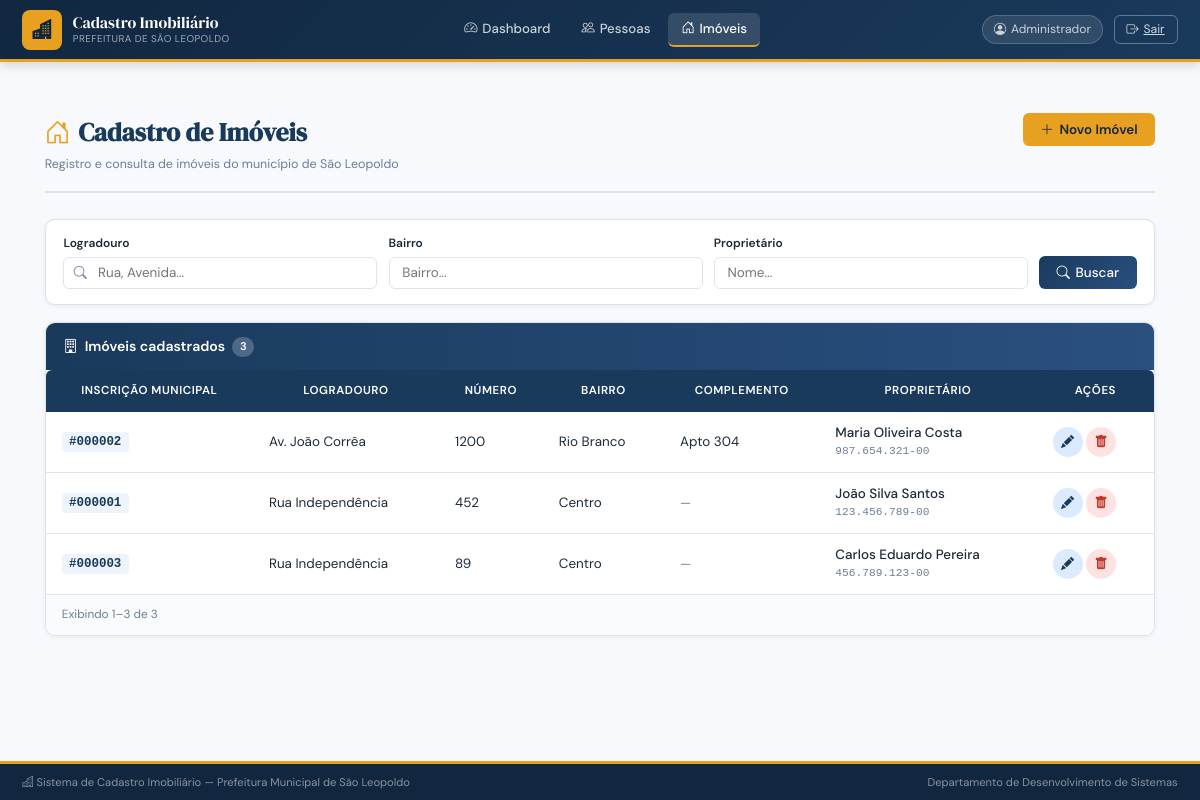
The page /imoveis.php (signed in) on the database its author committed.
### tables this page shows
CREATE TABLE IF NOT EXISTS imoveis (
  id           INT AUTO_INCREMENT PRIMARY KEY,
  logradouro   VARCHAR(200) NOT NULL,
  numero       VARCHAR(20)  NOT NULL,
  bairro       VARCHAR(100) NOT NULL,
  complemento  VARCHAR(100) NULL,
  pessoa_id    INT          NOT NULL,
  criado_em    TIMESTAMP DEFAULT CURRENT_TIMESTAMP,
  atualizado_em TIMESTAMP DEFAULT CURRENT_TIMESTAMP ON UPDATE CURRENT_TIMESTAMP,
  CONSTRAINT fk_imovel_pessoa
    FOREIGN KEY (pessoa_id) REFERENCES pessoas(id)
    ON DELETE RESTRICT ON UPDATE CASCADE
);

CREATE TABLE IF NOT EXISTS pessoas (
  id                INT AUTO_INCREMENT PRIMARY KEY,
  nome              VARCHAR(150) NOT NULL,
  data_nascimento   DATE         NOT NULL,
  cpf               VARCHAR(14)  NOT NULL UNIQUE,
  sexo              ENUM('M','F','O') NOT NULL,
  telefone          VARCHAR(20)  NULL,
  email             VARCHAR(150) NULL,
  criado_em         TIMESTAMP DEFAULT CURRENT_TIMESTAMP,
  atualizado_em     TIMESTAMP DEFAULT CURRENT_TIMESTAMP ON UPDATE CURRENT_TIMESTAMP
);

### imoveis.php (the view, shortened to what this page needs)
<?php
$pdo = getDB();
$qLogr  = trim($_GET['logradouro']   ?? '');
$qBairro= trim($_GET['bairro']       ?? '');
$qProp  = trim($_GET['proprietario'] ?? '');
$pagina = max(1, (int)($_GET['pagina'] ?? 1));
$limit  = 10;
$offset = ($pagina - 1) * $limit;
$conds = [];
$params = [];
$where = $conds ? 'WHERE ' . implode(' AND ', $conds) : '';
$total = $pdo->prepare("SELECT COUNT(*) FROM imoveis i JOIN pessoas p ON i.pessoa_id=p.id $where");
$total->execute($params);
$totalRows  = (int)$total->fetchColumn();
$stmt = $pdo->prepare("
    SELECT i.*, p.nome AS prop_nome, p.cpf AS prop_cpf
    FROM imoveis i
    JOIN pessoas p ON i.pessoa_id = p.id
    $where
    ORDER BY i.logradouro, i.numero
    LIMIT $limit OFFSET $offset
");
$stmt->execute($params);
$imoveis = $stmt->fetchAll();
$pessoas = $pdo->query('SELECT id, nome, cpf FROM pessoas ORDER BY nome ASC')->fetchAll();
require_once __DIR__ . '/../includes/header.php';
?>
<div style="max-width:1400px;margin:0 auto;padding:1.6rem 1.4rem">
  <div class="page-header">
    <div>
      <h1><i class="bi bi-house-door"></i>Cadastro de Imóveis</h1>
      <p class="page-subtitle">Registro e consulta de imóveis do município de São Leopoldo</p>
    </div>
    <?php if (empty($pessoas)): ?>
      <button class="btn btn-accent" disabled title="Cadastre uma pessoa primeiro">
        <i class="bi bi-plus-lg"></i> Novo Imóvel
      </button>
    <?php else: ?>
      <button class="btn btn-accent" onclick="abrirNovoImovel()">
        <i class="bi bi-plus-lg"></i> Novo Imóvel
      </button>
    <?php endif; ?>
  </div>
  <form method="GET" class="filter-bar">
    <div class="filter-group">
      <label>Logradouro</label>
      <div class="search-wrap">
        <input type="text" name="logradouro" class="form-control"
               placeholder="Rua, Avenida..." value="<?= htmlspecialchars($qLogr) ?>">
      </div>
    </div>
    <div class="filter-group">
      <label>Bairro</label>
      <input type="text" name="bairro" class="form-control"
             placeholder="Bairro..." value="<?= htmlspecialchars($qBairro) ?>">
    </div>
    <div class="filter-group">
      <label>Proprietário</label>
      <input type="text" name="proprietario" class="form-control"
             placeholder="Nome..." value="<?= htmlspecialchars($qProp) ?>">
    </div>
    <button type="submit" class="btn btn-primary"><i class="bi bi-search"></i> Buscar</button>
  </form>
  <div class="card">
    <div class="card-header">
      <i class="bi bi-building"></i> Imóveis cadastrados
      <span class="badge-cnt"><?= $totalRows ?></span>
    </div>
    <div class="table-wrap">
      <table class="tbl">
        <thead>
          <tr>
            <th>Inscrição Municipal</th><th>Logradouro</th><th>Número</th>
            <th>Bairro</th><th>Complemento</th><th>Proprietário</th><th>Ações</th>
          </tr>
        </thead>
        <tbody>
        <?php if (empty($imoveis)): ?>
          <tr><td colspan="7">
            <div class="empty-state">
              <i class="bi bi-house-slash"></i>
              <p><?= ($qLogr||$qBairro||$qProp) ? 'Nenhum resultado para os filtros informados.' : 'Nenhum imóvel cadastrado ainda.' ?></p>
            </div>
          </td></tr>
        <?php else: ?>
          <?php foreach ($imoveis as $im): ?>
          <tr>
            <td><span class="inscricao">#<?= str_pad($im['id'],6,'0',STR_PAD_LEFT) ?></span></td>
            <td><?= htmlspecialchars($im['logradouro']) ?></td>
            <td><?= htmlspecialchars($im['numero']) ?></td>
            <td><?= htmlspecialchars($im['bairro']) ?></td>
            <td><?= $im['complemento'] ? htmlspecialchars($im['complemento']) : '<span class="muted">—</span>' ?></td>
            <td>
              <div class="prop-name"><?= htmlspecialchars($im['prop_nome']) ?></div>
              <div class="prop-cpf"><?= htmlspecialchars($im['prop_cpf']) ?></div>
            </td>
            <td>
              <button class="btn-icon btn-edit" title="Editar"
                      onclick='abrirEdicaoImovel(<?= json_encode($im) ?>)'>
                <i class="bi bi-pencil-fill"></i>
              </button>
              <form method="POST" style="display:inline">
                <button type="submit" class="btn-icon btn-delete" title="Excluir"
                        onclick="return confirm('Excluir <?= addslashes($im['logradouro'].', '.$im['numero']) ?>?\nEsta ação não pode ser desfeita.')">
                  <i class="bi bi-trash-fill"></i>
                </button>
              </form>
            </td>
          </tr>
          <?php endforeach; ?>
        <?php endif; ?>
        </tbody>
      </table>
    </div>
    <div class="table-footer">
      <small>
        <?php if ($totalRows): ?>
          Exibindo <?= min($offset+1,$totalRows) ?>–<?= min($offset+$limit,$totalRows) ?> de <?= $totalRows ?>
        <?php endif; ?>
      </small>
    </div>
  </div>
</div>
<?php require_once __DIR__ . '/../includes/footer.php'; ?>

### style.css (style rules this page uses)
:root { --pri: #1a3a5c; --pri-d: #112740; --pri-l: #2a5080; --acc: #e8a020; --acc-l: #f5c050; --surf: #f7f9fc; --card: #ffffff; --bdr: #dde3ed; --txt: #1c2b3a; --muted: #6b7f96; --ok: #1e8a5e; --err: #c0392b; --warn: #d4820a; --r: 10px; --rs: 6px; --shadow-sm: 0 1px 4px rgba(26,58,92,.08); --shadow-md: 0 4px 16px rgba(26,58,92,.13); --trans: .18s ease; }
*, *::before, *::after { box-sizing: border-box; margin: 0; padding: 0; }
html { scroll-behavior: smooth; }
body { font-family: 'DM Sans', sans-serif; background: var(--surf); color: var(--txt); min-height: 100vh; display: flex; flex-direction: column; font-size: 14px; line-height: 1.5; }
.page-header { display: flex; align-items: flex-start; justify-content: space-between; margin-bottom: 1.6rem; padding-bottom: 1.1rem; border-bottom: 2px solid var(--bdr); gap: 1rem; flex-wrap: wrap; }
.page-header h1 { font-family: 'DM Serif Display', serif; font-size: 1.6rem; color: var(--pri); display: flex; align-items: center; gap: .5rem; }
.page-header h1 i { color: var(--acc); }
.page-subtitle { font-size: .78rem; color: var(--muted); margin-top: .2rem; }
.card { background: var(--card); border: 1px solid var(--bdr); border-radius: var(--r); overflow: hidden; box-shadow: var(--shadow-sm); transition: box-shadow var(--trans); }
.card-header { background: linear-gradient(90deg, var(--pri) 0%, var(--pri-l) 100%); color: #fff; padding: .82rem 1.1rem; font-size: .88rem; font-weight: 600; display: flex; align-items: center; gap: .45rem; }
.table-wrap { overflow-x: auto; }
table.tbl { width: 100%; border-collapse: separate; border-spacing: 0; font-size: .84rem; }
table.tbl thead th { background: var(--pri); color: #fff; padding: .75rem 1rem; font-size: .72rem; text-transform: uppercase; letter-spacing: .05em; white-space: nowrap; font-weight: 600; }
table.tbl thead th:first-child { border-radius: var(--rs) 0 0 0; }
table.tbl thead th:last-child { border-radius: 0 var(--rs) 0 0; }
table.tbl tbody tr { transition: background var(--trans); }
table.tbl tbody td { padding: .72rem 1rem; border-bottom: 1px solid var(--bdr); vertical-align: middle; }
table.tbl tbody tr:last-child td { border-bottom: none; }
.table-footer { padding: .7rem 1rem; border-top: 1px solid var(--bdr); background: #fafbfd; display: flex; align-items: center; justify-content: space-between; gap: .5rem; flex-wrap: wrap; }
.table-footer small { font-size: .74rem; color: var(--muted); }
.badge-cnt { background: rgba(255,255,255,.22); color: #fff; font-size: .7rem; padding: .12rem .48rem; border-radius: 12px; }
.inscricao { font-family: monospace; font-size: .78rem; background: #eef4fb; color: var(--pri); padding: .18rem .45rem; border-radius: 4px; font-weight: 700; }
.btn { border: none; border-radius: var(--rs); padding: .5rem 1.1rem; font-size: .84rem; font-weight: 500; font-family: 'DM Sans', sans-serif; cursor: pointer; display: inline-flex; align-items: center; gap: .35rem; transition: var(--trans); white-space: nowrap; }
.btn-primary { background: linear-gradient(135deg, var(--pri) 0%, var(--pri-l) 100%); color: #fff; }
.btn-accent { background: var(--acc); color: var(--pri-d); font-weight: 600; }
.btn-icon { width: 30px; height: 30px; border-radius: 50%; display: inline-flex; align-items: center; justify-content: center; font-size: .82rem; border: none; cursor: pointer; transition: transform var(--trans), background var(--trans); }
.btn-edit { background: #dbeafe; color: var(--pri); }
.btn-delete { background: #fee2e2; color: var(--err); }
.filter-bar { background: var(--card); border: 1px solid var(--bdr); border-radius: var(--r); padding: .9rem 1.1rem; display: flex; gap: .7rem; align-items: flex-end; flex-wrap: wrap; margin-bottom: 1.1rem; box-shadow: var(--shadow-sm); }
.filter-group { flex: 1; min-width: 150px; }
.filter-group label { font-size: .75rem; font-weight: 600; display: block; margin-bottom: .28rem; }
.form-control, .form-select { width: 100%; padding: .42rem .8rem; border: 1.5px solid var(--bdr); border-radius: var(--rs); font-size: .84rem; font-family: 'DM Sans', sans-serif; background: var(--card); color: var(--txt); transition: border-color var(--trans), box-shadow var(--trans); }
.search-wrap { position: relative; }
.search-wrap .form-control { padding-left: 2.1rem; }
.muted { color: var(--muted); font-style: italic; font-size: .78rem; }
.prop-name { font-size: .84rem; font-weight: 500; }
.prop-cpf { font-size: .7rem; color: var(--muted); font-family: monospace; }

### rows shown on the page
imoveis: id "000002", logradouro "Av. João Corrêa", numero "1200", bairro "Rio Branco", complemento "Apto 304", pessoa.nome "Maria Oliveira Costa", pessoa.cpf "987.654.321-00"
imoveis: id "000001", logradouro "Rua Independência", numero "452", bairro "Centro", pessoa.nome "João Silva Santos", pessoa.cpf "123.456.789-00"
imoveis: id "000003", logradouro "Rua Independência", numero "89", bairro "Centro", pessoa.nome "Carlos Eduardo Pereira", pessoa.cpf "456.789.123-00"

### other values the page prints
$user['nome'] "Administrador"
$totalRows "3"
min($offset+1,$totalRows) "1"
min($offset+$limit,$totalRows) "3"
